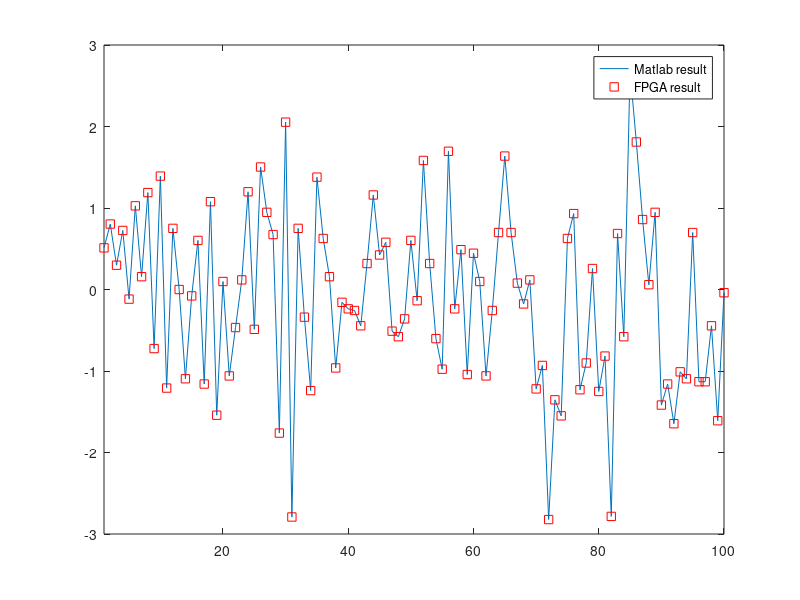

This chart was generated by the following MATLAB code:
% This program compares the matlab's output and FPGA's output
a = load('matlab_result.dat','-ascii','awgn_out');

f = fopen('RTL_output.txt','r');
q = zeros(10000,16);
formatSpec = '%s';
text = fscanf(f,formatSpec);
fclose(f);
factor = zeros(16,1);
for i = 1:16
   if i == 1
       factor(i) = -2^(3-i);
   else
       factor(i) = 2^(3-i);
   end
end
final = zeros(10000,1);
for i = 5:10000
    for j = 1:16
        q(i,j) = str2num(text(16*(i-1)+j));
    end
    final(i) = dot(q(i,:),factor);
end

%final = final ./ sqrt(mean(final.^2));
%final = final - mean(final);
[h,p] = kstest(final);
display(h);
display(p);

if(h == 0)
    display('FPGA test sucessful!');
else
    display('FPGA test failed!');
end



spec1 = fftshift(fft(a))/length(a);
spec2 = fftshift(fft(final))/length(final);

m = times(spec1, conj(transpose(spec2)));
q = ifft(ifftshift(m));
plot(abs(q));

[boring,index111] = max(abs(q));

%plot(circshift(a,[0,-4]));
plot(a(2:10000));
hold on;
plot(final(5:10000),'rs');
legend('Matlab result','FPGA result');
xlim([1 100]);
hold off;



